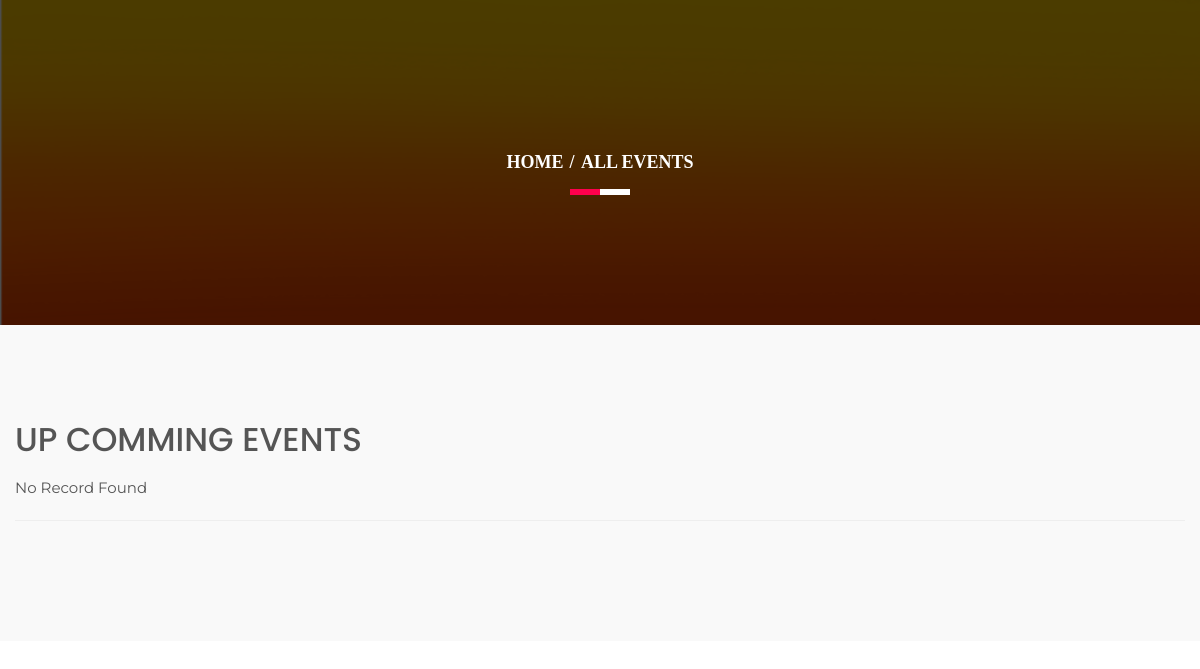
The page /all-events.php on the database as committed earlier.
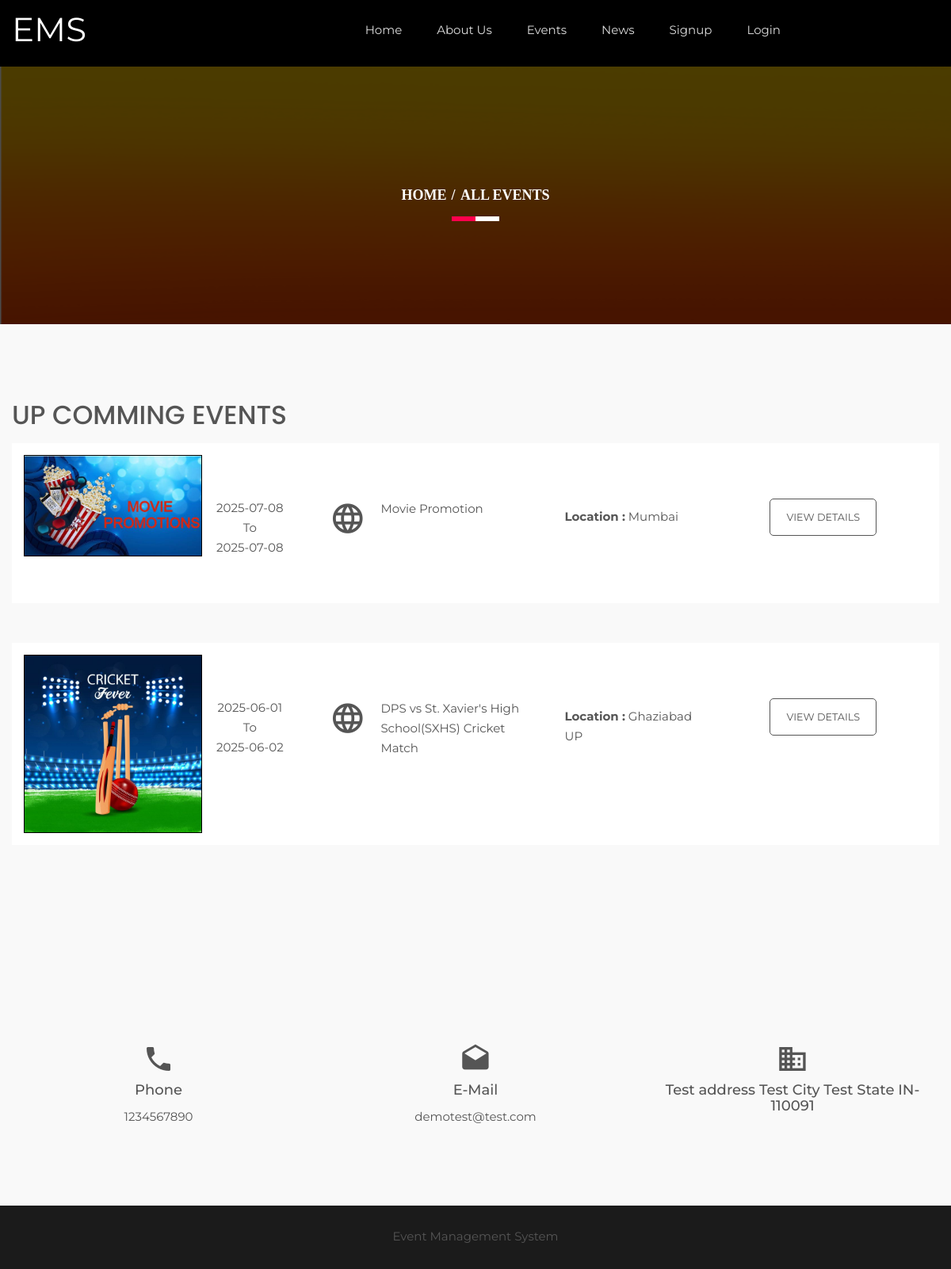
The same page on the database as committed later.
### tables this page shows
CREATE TABLE `tblgenralsettings` (
  `id` int(11) NOT NULL,
  `SiteName` varchar(200) DEFAULT NULL,
  `PhoneNumber` bigint(12) DEFAULT NULL,
  `EmailId` varchar(255) DEFAULT NULL,
  `address` mediumtext DEFAULT NULL,
  `footercontent` mediumtext DEFAULT NULL,
  `LastUpdationDate` timestamp NULL DEFAULT NULL ON UPDATE current_timestamp()
);

CREATE TABLE `tblevents` (
  `id` int(11) NOT NULL,
  `CategoryId` char(10) DEFAULT NULL,
  `SponserId` char(10) DEFAULT NULL,
  `EventName` varchar(255) DEFAULT NULL,
  `EventDescription` mediumtext DEFAULT NULL,
  `EventStartDate` date DEFAULT NULL,
  `EventEndDate` date DEFAULT NULL,
  `EventLocation` varchar(255) DEFAULT NULL,
  `EventImage` varchar(255) DEFAULT NULL,
  `PostingDate` timestamp NULL DEFAULT current_timestamp(),
  `LastUpdationDate` timestamp NULL DEFAULT NULL ON UPDATE current_timestamp(),
  `IsActive` int(1) DEFAULT NULL
);

### all-events.php (the view, shortened to what this page needs)
<?php
include('includes/config.php');
?>
<!doctype html>
<html class="no-js" lang="en">
    <head>
        <link rel="stylesheet" href="css/bootstrap.min.css">
        <link rel="stylesheet" href="css/animate.css">
        <link rel="stylesheet" href="css/meanmenu.min.css">
        <link rel="stylesheet" href="css/owl.carousel.css">
        <link rel="stylesheet" href="css/icofont.css">
        <link rel="stylesheet" href="css/nivo-slider.css">
        <link rel="stylesheet" href="css/animate-text.css">
        <link rel="stylesheet" href="css/material-design-iconic-font.min.css">
		<link rel="stylesheet" href="style.css">
        <link rel="stylesheet" href="css/responsive.css">
		<link href="css/color/skin-default.css" rel="stylesheet">
    </head>
    <body>
         <div class="wrapper single-blog">
           <div id="home" class="header-slider-area">
                   <?php include_once('includes/header.php');?>
            </div>
            <div class="breadcumb-area bg-overlay">
                <div class="container">
                    <ol class="breadcrumb">
                        <li><a href="index.php">Home</a></li>
                        <li class="active">All Events</li>
                    </ol>
                </div>
            </div>
       <div class="upcomming-events-area off-white ptb100">
                  <div class="container">
                      <div class="row">
                          <div class="col-xs-12">
                           <h1 class="section-title">Up Comming Events</h1>
                        </div>
                          <div class="total-upcomming-event col-md-12 col-sm-12 col-xs-12">
<?php
$isactive=1;
$sql = "SELECT EventName,EventLocation,EventStartDate,EventEndDate,EventImage,id from tblevents where IsActive=:isactive order by id desc ";
$query = $dbh -> prepare($sql);
$query->bindParam(':isactive',$isactive,PDO::PARAM_STR);
$query->execute();
$results=$query->fetchAll(PDO::FETCH_OBJ);
if($query->rowCount() > 0)
{
foreach($results as $row)
{
    ?>
                              <div class="single-upcomming shadow-box">
                                 <div class="col-md-4 hidden-sm col-xs-12">
                                     <div class="sue-pic">
                                        <img src="admin/eventimages/<?php echo htmlentities($row->EventImage);?>" alt="<?php echo htmlentities($row->EventName);?>" style="border:#000 1px solid">
                                     </div>
                                     <div class="sue-date-time text-center" style="padding-left:5%;padding-top:15%;">
                                         <span><?php echo htmlentities($row->EventStartDate);?></span>To
                                         <span><?php echo htmlentities($row->EventEndDate);?></span>
                                     </div>
                                 </div>
                                 <div class="col-md-3 col-sm-5 col-xs-12">
                                    <div class="uc-event-title">
                                        <div class="uc-icon"><i class="zmdi zmdi-globe-alt"></i></div>
                                        <a href="#"><?php echo htmlentities($row->EventName);?></a>
                                    </div>
                                 </div>
                                 <div class="col-md-2 col-sm-3 col-xs-12">
                                     <div class="venu-no">
                                         <p><b>Location :</b> <?php echo htmlentities($row->EventLocation);?></p>
                                     </div>
                                 </div>
                                 <div class="col-md-3 col-sm-4 col-xs-12">
                                     <div class="upcomming-ticket text-center">
<a href="event-details.php?evntid=<?php echo htmlentities($row->id);?>" class="btn-def bnt-2 small">View Details</a>
                                     </div>
                                 </div>
                              </div>
 <?php } }  else { ?>
 <p>No Record Found</p>
 <?php } ?>
                             <hr />
                          </div>
                      </div>
                  </div>
              </div>
                 <?php include_once('includes/footer.php');?>
        </div>
    </body>
</html>

### includes/header.php (shortened to what this page needs)
<?php
$ret = "Select  SiteName from tblgenralsettings ";
$querys = $dbh -> prepare($ret);
$querys->execute();
$resultss=$querys->fetchAll(PDO::FETCH_OBJ);
if($querys->rowCount() > 0)
{
foreach($resultss as $rows)
{ ?>
   <div id="home" class="header-slider-area">
                <div class="header-area header-2">
                    <div id="sticker" class="logo-menu-area header-area-2">
                        <div class="container hidden-xs">
                            <div class="row">
                                <div class="col-md-2 col-sm-3">
                                    <div class="logo">
                                        <a href="index.php" style="font-size:42px; color:#fff"><?php echo htmlentities($rows->SiteName);?></a>
                                    </div>
                                </div>
                                <div class="col-md-8 col-sm-9">
                                    <div class="main-menu text-right">
                                        <nav>
                                            <ul id="nav">
                                                <li><a class="smooth-scroll" href="index.php">Home</a></li>
                                                <li><a class="smooth-scroll" href="about-us.php">About Us</a></li>
                                                <li><a class="smooth-scroll" href="all-events.php">Events</a></li>
                                                <li><a class="smooth-scroll" href="news.php">News</a></li>
                                                <?php if(strlen($_SESSION['usrid']==0)){?>
                                                <li><a class="smooth-scroll" href="signup.php">Signup</a></li>
                                                 <li><a class="smooth-scroll" href="signin.php">Login</a></li>
                                             <?php } else {?>
<li><a class="smooth-scroll" href="profile.php">My Account</a></li>
                                             <?php } ?>
                                            </ul>
                                        </nav>
                                    </div>
                                </div>
                                </div>
                            </div>
                        </div>
                    </div>
                    <?php }} ?>

### includes/footer.php (shortened to what this page needs)
<?php
$ret = "Select  PhoneNumber,address,EmailId,footercontent from tblgenralsettings ";
$querys = $dbh -> prepare($ret);
$querys->execute();
$resultss=$querys->fetchAll(PDO::FETCH_OBJ);
if($querys->rowCount() > 0)
{
foreach($resultss as $rows)
{ ?>
 <div class="information-area off-white ptb100">
                    <div class="container">
                        <div class="row">
                            <div class="col-md-4 col-sm-3 col-xs-12">
                                <div class="single-information text-center">
                                    <div class="info-icon">
                                        <i class="zmdi zmdi-phone"></i>
                                    </div>
                                    <h4>Phone</h4>
                                    <p><?php echo htmlentities($rows->PhoneNumber);?></p>
                                </div>
                            </div>
                            <div class="col-md-4 col-sm-3 col-xs-12">
                                <div class="single-information text-center">
                                    <div class="info-icon">
                                        <i class="zmdi zmdi-email-open"></i>
                                    </div>
                                    <h4>E-Mail</h4>
                                    <p><a href="mailto:company@email.com"><?php echo htmlentities($rows->EmailId);?></a></p>
                                </div>
                            </div>
                            <div class="col-md-4 col-sm-3 col-xs-12">
                                <div class="single-information text-center">
                                    <div class="info-icon">
                                        <i class="zmdi zmdi-city-alt"></i>
                                    </div>
                                    <h4><?php echo htmlentities($rows->address);?></h4>
                                </div>
                            </div>
                        </div>
                    </div>
                </div>
            <div class="footer-area" align="center">
                <div class="container">
                    <div class="row">
                        <div class="col-md-12 col-sm-6 col-xs-12">
                            <div class="social-area">
                             <?php echo htmlentities($rows->footercontent);?>
                            </div>
                        </div>
                    </div>
                </div>
            </div>
            <?php }} ?>

### style.css (style rules this page uses)
.container { width: 1200px }
html, body { height: 100%; font-family: 'Montserrat', sans-serif; font-size: 15px; color: #555; line-height: 25px; }
img { max-width: 100%; height: auto; }
p { margin: 0 0 15px }
h1, h2, h3, h4, h5, h6 { margin: 0 0 10px }
h1 { font-family: 'Poppins', sans-serif }
a { -webkit-transition: all 0.3s ease 0s; transition: all 0.3s ease 0s; text-decoration: none; color: #555; }
ul { list-style: outside none none; margin: 0; padding: 0; }
.ptb100 { padding: 100px 0 }
.off-white { background: #f9f9f9 }
.wrapper { background: #fff }
ul li { display: inline-block }
.main-menu ul li a { color: #ddd }
.logo-menu-area { padding: 35px 0 }
.main-menu ul li { margin-right: 40px }
.main-menu ul li:last-child { margin: 0 }
.header-area { left: 0; position: absolute; top: 0; width: 100%; z-index: 999; }
.header-slider-area { position: relative }
a.btn-def { border: 1px solid #f1f1f1; border-radius: 5px; color: #f1f1f1; display: inline-block; padding: 15px 30px; text-transform: uppercase; }
a.btn-def.bnt-2 { border: 1px solid #555; color: #555; padding: 10px 20px; }
a.btn-def.bnt-2.small { padding: 10px 20px }
.section-title { color: #555555; font-size: 33px; line-height: 30px; margin: 0 0 20px; text-transform: uppercase; }
.shadow-box { -webkit-transition: all 0.3s ease 0s; transition: all 0.3s ease 0s; }
.sue-pic { float: left; text-align: center; width: 225px; }
.sue-date-time { display: inline-block; padding: 43px 0; }
.sue-date-time span { display: block }
.uc-icon { float: left; font-size: 45px; width: 23%; padding-top: 13px; }
.uc-event-title > a { color: #555; float: left; padding-top: 10px; width: 77%; }
.single-upcomming { background: #fff none repeat scroll 0 0; float: left; margin-bottom: 50px; min-height: 180px; padding: 15px 0; width: 100%; }
.uc-event-title { overflow: hidden; padding-top: 45px; }
.venu-no { padding-top: 65px }
.upcomming-ticket { padding-top: 55px }
.bg-overlay { position: relative; z-index: 1; }
.bg-overlay:before { background: #000 none repeat scroll 0 0; content: ""; height: 100%; left: 0; opacity: 0.85; -ms-filter: "progid:DXImageTransform.Microsoft.Alpha(Opacity=85)"; position: absolute; top: 0; width: 100%; z-index: -1; }
.breadcumb-area.bg-overlay:before { opacity: 0.7; -ms-filter: "progid:DXImageTransform.Microsoft.Alpha(Opacity=70)"; }
.info-icon { font-size: 40px; margin-bottom: 10px; }
.single-information > p { margin-bottom: 5px }
.single-information p:last-child { margin: 0 }
.footer-area { background: #1b1b1b none repeat scroll 0 0; height: 80px; line-height: 78px; }
.header-2 { background: #000 none repeat scroll 0 0; position: static; }
.breadcumb-area { background: rgba(0, 0, 0, 0) url("img/bg.png") repeat scroll 0 0; padding: 150px 0; text-align: center; }
.breadcrumb { background-color: transparent; border-radius: 0; list-style: outside none none; margin-bottom: 0; padding: 0; position: relative; }
.breadcrumb > li + li:before { color: #fff; font-weight: 700; padding: 0 2px; }
.breadcrumb a, .breadcrumb li.active { color: #fff }
.breadcrumb li { font-family: popins; font-size: 18px; font-weight: 700; text-transform: uppercase; }
.breadcrumb:before, .breadcrumb:after { background: #fff none repeat scroll 0 0; bottom: -20px; content: ""; height: 6px; left: 50%; position: absolute; -webkit-transform: translateX(-50%); transform: translateX(-50%); width: 60px; }
.breadcrumb:after { background: #ff004d none repeat scroll 0 0; -webkit-transform: translateX(-100%); transform: translateX(-100%); width: 30px; }
#sticker { right: 0; left: 0; }

### css/responsive.css (style rules this page uses)
@media (min-width: 1170px) and (max-width: 1400px) { .logo-menu-area { padding: 25px 0; } }

### css/color/skin-default.css (style rules this page uses)
.breadcrumb::after { background: #ff004d none repeat scroll 0 0; }

Rows that differ between the two databases and show on the page:
added tblgenralsettings: SiteName "EMS", PhoneNumber "1234567890", EmailId "demotest@test.com", address "Test address Test City Test State IN-110091", footercontent "Event Management System"
added tblevents: EventImage (picture), EventStartDate "2025-07-08", EventEndDate "2025-07-08", EventName "Movie Promotion", EventLocation "Mumbai"
added tblevents: EventImage (picture), EventStartDate "2025-06-01", EventEndDate "2025-06-02", EventName "DPS vs St. Xavier's High School(SXHS) Cricket Match", EventLocation "Ghaziabad UP"
Other text that changed with them:
text no longer shown: "No Record Found"
